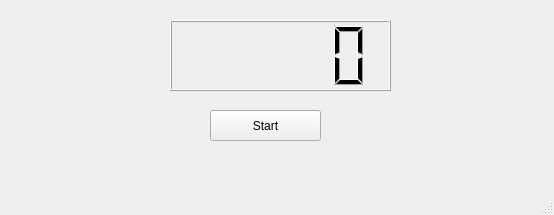
<?xml version="1.0" encoding="UTF-8"?>
<ui version="4.0">
 <class>MainWindow</class>
 <widget class="QMainWindow" name="MainWindow">
  <property name="geometry">
   <rect>
    <x>0</x>
    <y>0</y>
    <width>554</width>
    <height>215</height>
   </rect>
  </property>
  <property name="windowTitle">
   <string>MainWindow</string>
  </property>
  <widget class="QWidget" name="centralwidget">
   <widget class="QLCDNumber" name="lcdNumber">
    <property name="geometry">
     <rect>
      <x>170</x>
      <y>20</y>
      <width>221</width>
      <height>71</height>
     </rect>
    </property>
   </widget>
   <widget class="QPushButton" name="pushButton">
    <property name="geometry">
     <rect>
      <x>210</x>
      <y>110</y>
      <width>111</width>
      <height>31</height>
     </rect>
    </property>
    <property name="text">
     <string>Start</string>
    </property>
   </widget>
  </widget>
  <widget class="QMenuBar" name="menubar">
   <property name="geometry">
    <rect>
     <x>0</x>
     <y>0</y>
     <width>554</width>
     <height>27</height>
    </rect>
   </property>
  </widget>
  <widget class="QStatusBar" name="statusbar"/>
 </widget>
 <resources/>
 <connections/>
</ui>
